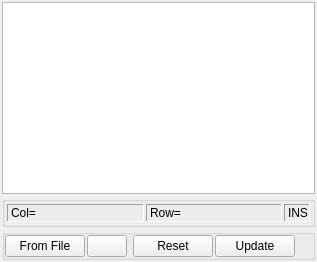
              <widget class="QWidget" name="TxtHdrTab">
               <property name="autoFillBackground">
                <bool>true</bool>
               </property>
               <attribute name="title">
                <string>Text Header</string>
               </attribute>
               <layout class="QVBoxLayout" name="verticalLayout_15">
                <property name="spacing">
                 <number>2</number>
                </property>
                <property name="leftMargin">
                 <number>2</number>
                </property>
                <property name="topMargin">
                 <number>2</number>
                </property>
                <property name="rightMargin">
                 <number>2</number>
                </property>
                <property name="bottomMargin">
                 <number>2</number>
                </property>
                <item>
                 <widget class="QPlainTextEdit" name="TxtHdrEdit">
                  <property name="font">
                   <font>
                    <family>Courier New</family>
                    <pointsize>9</pointsize>
                   </font>
                  </property>
                  <property name="lineWrapMode">
                   <enum>QPlainTextEdit::NoWrap</enum>
                  </property>
                 </widget>
                </item>
                <item>
                 <widget class="QGroupBox" name="groupBox_5">
                  <property name="title">
                   <string/>
                  </property>
                  <layout class="QHBoxLayout" name="horizontalLayout_6">
                   <property name="spacing">
                    <number>2</number>
                   </property>
                   <property name="leftMargin">
                    <number>2</number>
                   </property>
                   <property name="topMargin">
                    <number>2</number>
                   </property>
                   <property name="rightMargin">
                    <number>2</number>
                   </property>
                   <property name="bottomMargin">
                    <number>2</number>
                   </property>
                   <item>
                    <widget class="QLabel" name="txtCol">
                     <property name="frameShape">
                      <enum>QFrame::Panel</enum>
                     </property>
                     <property name="frameShadow">
                      <enum>QFrame::Sunken</enum>
                     </property>
                     <property name="lineWidth">
                      <number>1</number>
                     </property>
                     <property name="midLineWidth">
                      <number>0</number>
                     </property>
                     <property name="text">
                      <string>Col=</string>
                     </property>
                    </widget>
                   </item>
                   <item>
                    <widget class="QLabel" name="txtRow">
                     <property name="frameShape">
                      <enum>QFrame::Panel</enum>
                     </property>
                     <property name="frameShadow">
                      <enum>QFrame::Sunken</enum>
                     </property>
                     <property name="text">
                      <string>Row=</string>
                     </property>
                    </widget>
                   </item>
                   <item>
                    <widget class="QLabel" name="txtIns">
                     <property name="maximumSize">
                      <size>
                       <width>26</width>
                       <height>16777215</height>
                      </size>
                     </property>
                     <property name="frameShape">
                      <enum>QFrame::Panel</enum>
                     </property>
                     <property name="frameShadow">
                      <enum>QFrame::Sunken</enum>
                     </property>
                     <property name="text">
                      <string>INS</string>
                     </property>
                     <property name="textFormat">
                      <enum>Qt::PlainText</enum>
                     </property>
                    </widget>
                   </item>
                  </layout>
                 </widget>
                </item>
                <item>
                 <widget class="QGroupBox" name="groupBox_10">
                  <property name="title">
                   <string/>
                  </property>
                  <layout class="QHBoxLayout" name="horizontalLayout_13">
                   <property name="spacing">
                    <number>2</number>
                   </property>
                   <property name="leftMargin">
                    <number>0</number>
                   </property>
                   <property name="topMargin">
                    <number>0</number>
                   </property>
                   <property name="bottomMargin">
                    <number>0</number>
                   </property>
                   <item>
                    <widget class="QPushButton" name="btnTxtRd">
                     <property name="text">
                      <string>From File</string>
                     </property>
                     <property name="icon">
                      <iconset resource="myrc.qrc">
                       <normaloff>:/images/FromFile.png</normaloff>:/images/FromFile.png</iconset>
                     </property>
                    </widget>
                   </item>
                   <item>
                    <widget class="QPushButton" name="btnTxtRdx">
                     <property name="text">
                      <string/>
                     </property>
                     <property name="icon">
                      <iconset resource="myrc.qrc">
                       <normaloff>:/images/FromFile.png</normaloff>:/images/FromFile.png</iconset>
                     </property>
                    </widget>
                   </item>
                   <item>
                    <spacer name="horizontalSpacer_9">
                     <property name="orientation">
                      <enum>Qt::Horizontal</enum>
                     </property>
                     <property name="sizeType">
                      <enum>QSizePolicy::Fixed</enum>
                     </property>
                     <property name="sizeHint" stdset="0">
                      <size>
                       <width>4</width>
                       <height>20</height>
                      </size>
                     </property>
                    </spacer>
                   </item>
                   <item>
                    <widget class="QPushButton" name="btnTxtRst">
                     <property name="text">
                      <string>Reset</string>
                     </property>
                     <property name="icon">
                      <iconset resource="myrc.qrc">
                       <normaloff>:/images/Reset.png</normaloff>:/images/Reset.png</iconset>
                     </property>
                    </widget>
                   </item>
                   <item>
                    <widget class="QPushButton" name="btnTxtUpd">
                     <property name="text">
                      <string>Update</string>
                     </property>
                     <property name="icon">
                      <iconset resource="myrc.qrc">
                       <normaloff>:/images/FileSave.png</normaloff>:/images/FileSave.png</iconset>
                     </property>
                    </widget>
                   </item>
                   <item>
                    <spacer name="horizontalSpacer_8">
                     <property name="orientation">
                      <enum>Qt::Horizontal</enum>
                     </property>
                     <property name="sizeHint" stdset="0">
                      <size>
                       <width>8</width>
                       <height>20</height>
                      </size>
                     </property>
                    </spacer>
                   </item>
                  </layout>
                 </widget>
                </item>
               </layout>
              </widget>
